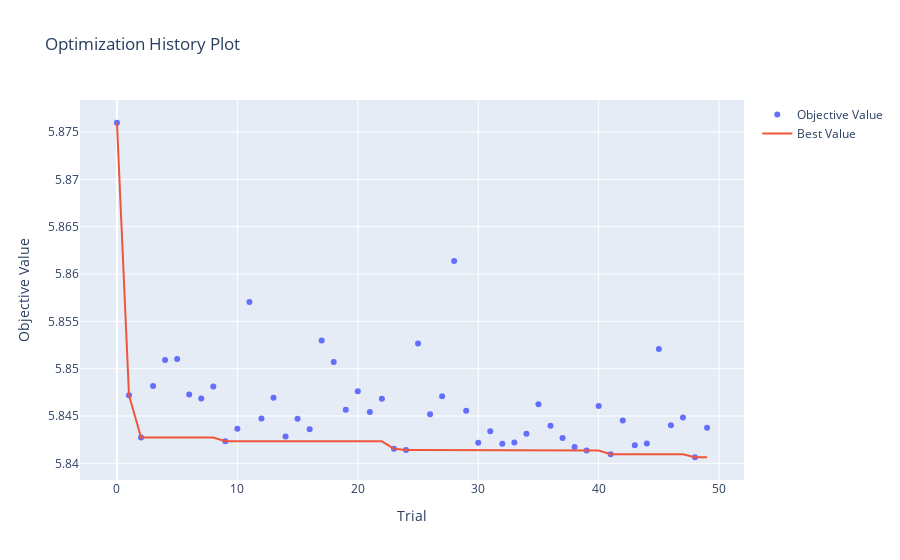
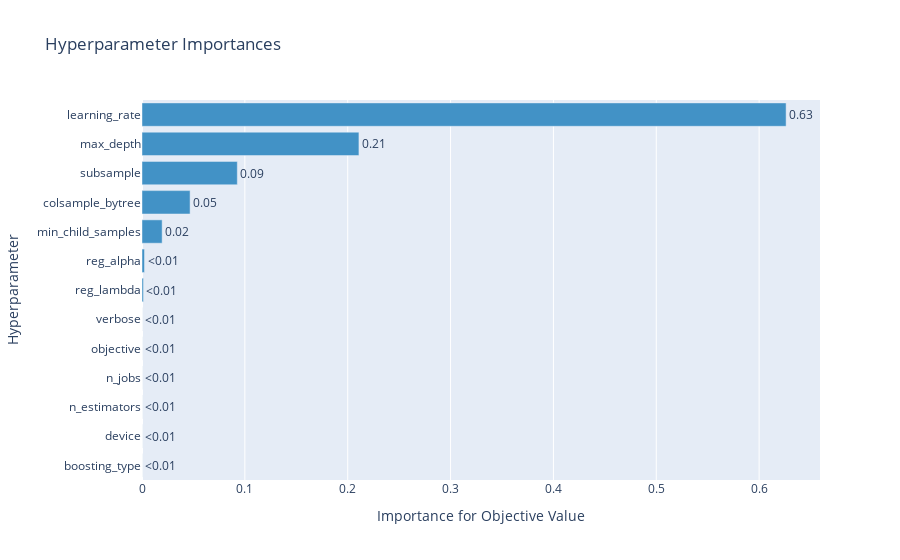
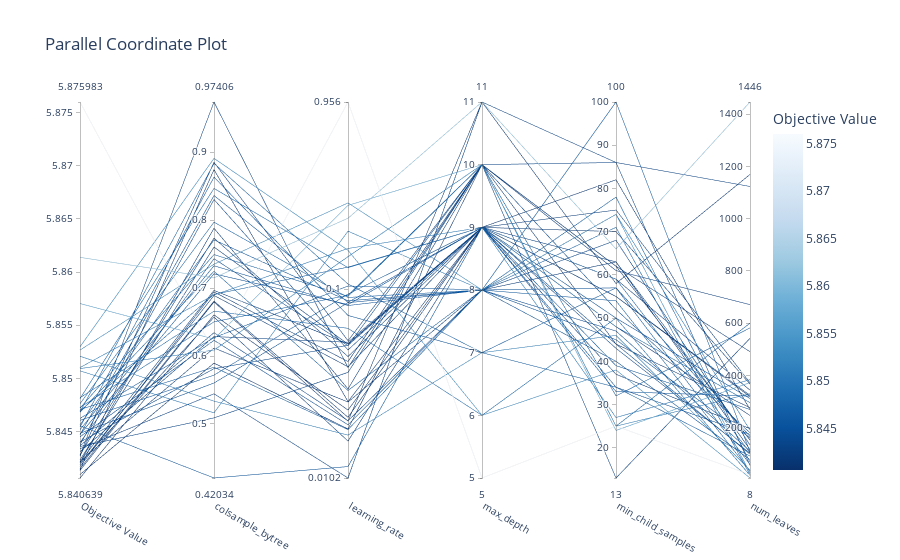

The code cell stored with these charts, in order, in its notebook:
### Markdown cell above
### Ploting Hyperparameter Tuning Results

### Code cell
if CFG.HYPERTUNE:
    plot_optimization_history(study).show()
    if CFG.N_TRIALS > 1:
        plot_param_importances(study).show()
        plot_parallel_coordinate(
            study, 
            params=["max_depth", "num_leaves", "learning_rate", "colsample_bytree", "min_child_samples"]
        ).show()

### Figure 1 — Plotly figure (JSON) as saved in the notebook; plotly's stock layout.template omitted (floating-point values rounded to 4 significant figures)
{"data": [{"mode": "markers", "name": "Objective Value", "type": "scatter", "x": [0, 1, 2, 3, 4, 5, 6, 7, 8, 9, 10, 11, 12, 13, 14, 15, 16, 17, 18, 19, 20, 21, 22, 23, 24, 25, 26, 27, 28, 29, 30, 31, 32, 33, 34, 35, 36, 37, 38, 39, 40, 41, 42, 43, 44, 45, 46, 47, 48, 49], "y": [5.876, 5.847, 5.843, 5.848, 5.851, 5.851, 5.847, 5.847, 5.848, 5.842, 5.844, 5.857, 5.845, 5.847, 5.843, 5.845, 5.844, 5.853, 5.851, 5.846, 5.848, 5.845, 5.847, 5.842, 5.841, 5.853, 5.845, 5.847, 5.861, 5.846, 5.842, 5.843, 5.842, 5.842, 5.843, 5.846, 5.844, 5.843, 5.842, 5.841, 5.846, 5.841, 5.845, 5.842, 5.842, 5.852, 5.844, 5.845, 5.841, 5.844]}, {"mode": "lines", "name": "Best Value", "type": "scatter", "x": [0, 1, 2, 3, 4, 5, 6, 7, 8, 9, 10, 11, 12, 13, 14, 15, 16, 17, 18, 19, 20, 21, 22, 23, 24, 25, 26, 27, 28, 29, 30, 31, 32, 33, 34, 35, 36, 37, 38, 39, 40, 41, 42, 43, 44, 45, 46, 47, 48, 49], "y": [5.876, 5.847, 5.843, 5.843, 5.843, 5.843, 5.843, 5.843, 5.843, 5.842, 5.842, 5.842, 5.842, 5.842, 5.842, 5.842, 5.842, 5.842, 5.842, 5.842, 5.842, 5.842, 5.842, 5.842, 5.841, 5.841, 5.841, 5.841, 5.841, 5.841, 5.841, 5.841, 5.841, 5.841, 5.841, 5.841, 5.841, 5.841, 5.841, 5.841, 5.841, 5.841, 5.841, 5.841, 5.841, 5.841, 5.841, 5.841, 5.841, 5.841]}, {"marker": {"color": "#cccccc"}, "mode": "markers", "name": "Infeasible Trial", "showlegend": false, "type": "scatter", "x": [], "y": []}], "layout": {"title": {"text": "Optimization History Plot"}, "xaxis": {"title": {"text": "Trial"}}, "yaxis": {"title": {"text": "Objective Value"}}}}

### Figure 2 — Plotly figure (JSON) as saved in the notebook; plotly's stock layout.template omitted (floating-point values rounded to 4 significant figures)
{"data": [{"cliponaxis": false, "hovertemplate": ["boosting_type (CategoricalDistribution): 0.0<extra></extra>", "device (CategoricalDistribution): 0.0<extra></extra>", "n_estimators (CategoricalDistribution): 0.0<extra></extra>", "n_jobs (CategoricalDistribution): 0.0<extra></extra>", "objective (CategoricalDistribution): 0.0<extra></extra>", "verbose (CategoricalDistribution): 0.0<extra></extra>", "reg_lambda (FloatDistribution): 0.0014113433386142358<extra></extra>", "reg_alpha (FloatDistribution): 0.00243133937617464<extra></extra>", "min_child_samples (IntDistribution): 0.019586611988340878<extra></extra>", "colsample_bytree (FloatDistribution): 0.04675230220859802<extra></extra>", "subsample (FloatDistribution): 0.09267798128666141<extra></extra>", "max_depth (IntDistribution): 0.21091362534876607<extra></extra>", "learning_rate (FloatDistribution): 0.6262267964528447<extra></extra>"], "marker": {"color": "rgb(66,146,198)"}, "orientation": "h", "text": ["<0.01", "<0.01", "<0.01", "<0.01", "<0.01", "<0.01", "<0.01", "<0.01", "0.02", "0.05", "0.09", "0.21", "0.63"], "textposition": "outside", "type": "bar", "x": [0, 0, 0, 0, 0, 0, 0.001411, 0.002431, 0.01959, 0.04675, 0.09268, 0.2109, 0.6262], "y": ["boosting_type", "device", "n_estimators", "n_jobs", "objective", "verbose", "reg_lambda", "reg_alpha", "min_child_samples", "colsample_bytree", "subsample", "max_depth", "learning_rate"]}], "layout": {"showlegend": false, "title": {"text": "Hyperparameter Importances"}, "xaxis": {"title": {"text": "Importance for Objective Value"}}, "yaxis": {"title": {"text": "Hyperparameter"}}}}

### Figure 3 — Plotly figure (JSON) as saved in the notebook; plotly's stock layout.template omitted (floating-point values rounded to 4 significant figures)
{"data": [{"dimensions": [{"label": "Objective Value", "range": [5.841, 5.876], "values": [5.876, 5.847, 5.843, 5.848, 5.851, 5.851, 5.847, 5.847, 5.848, 5.842, 5.844, 5.857, 5.845, 5.847, 5.843, 5.845, 5.844, 5.853, 5.851, 5.846, 5.848, 5.845, 5.847, 5.842, 5.841, 5.853, 5.845, 5.847, 5.861, 5.846, 5.842, 5.843, 5.842, 5.842, 5.843, 5.846, 5.844, 5.843, 5.842, 5.841, 5.846, 5.841, 5.845, 5.842, 5.842, 5.852, 5.844, 5.845, 5.841, 5.844]}, {"label": "colsample_bytree", "range": [0.4203, 0.9741], "values": [0.6062, 0.7493, 0.9741, 0.6661, 0.6087, 0.6899, 0.6504, 0.8836, 0.8468, 0.7605, 0.6344, 0.6249, 0.721, 0.6908, 0.7736, 0.8363, 0.5089, 0.8911, 0.5163, 0.771, 0.7971, 0.8635, 0.7247, 0.6809, 0.8745, 0.7352, 0.7328, 0.5835, 0.7151, 0.4203, 0.6966, 0.5444, 0.6572, 0.6117, 0.6287, 0.6271, 0.7433, 0.8853, 0.6943, 0.6796, 0.5718, 0.5895, 0.6231, 0.6891, 0.7881, 0.5335, 0.5814, 0.5603, 0.6606, 0.8304]}, {"label": "learning_rate", "range": [-1.989, -0.01948], "ticktext": ["0.0102", "0.1", "0.956"], "tickvals": [-1.989, -1, -0.01948], "values": [-0.01948, -1.038, -1.411, -1.205, -0.8299, -0.7869, -1.032, -0.973, -0.8872, -1.288, -1.69, -0.5612, -1.081, -0.8847, -1.353, -1.069, -1.436, -0.7964, -0.6963, -1.061, -1.044, -1.138, -1.531, -1.671, -1.589, -0.5481, -1.086, -1.736, -0.6286, -1.929, -1.286, -1.989, -1.796, -1.591, -1.278, -0.9837, -1.296, -1.27, -1.379, -1.692, -1.026, -1.732, -1.711, -1.407, -1.523, -1.765, -1.294, -1.071, -1.634, -1.318]}, {"label": "max_depth", "range": [5, 11], "values": [5, 10, 10, 6, 10, 9, 10, 7, 9, 9, 8, 10, 9, 9, 9, 9, 10, 6, 8, 8, 8, 7, 8, 9, 9, 8, 8, 8, 11, 9, 9, 11, 9, 8, 9, 8, 10, 10, 10, 11, 9, 10, 8, 9, 10, 7, 9, 8, 9, 9]}, {"label": "min_child_samples", "range": [13, 100], "values": [25, 32, 13, 50, 25, 27, 25, 34, 48, 75, 68, 24, 34, 59, 55, 50, 86, 38, 74, 45, 71, 57, 54, 48, 82, 74, 57, 78, 66, 33, 37, 86, 59, 63, 63, 100, 52, 61, 62, 58, 39, 44, 47, 70, 62, 46, 44, 40, 55, 43]}, {"label": "num_leaves", "range": [8, 1446], "values": [21, 582, 542, 18, 330, 384, 600, 92, 296, 372, 134, 373, 175, 105, 324, 312, 56, 8, 191, 162, 20, 60, 35, 247, 270, 27, 167, 68, 1446, 321, 197, 1123, 344, 117, 153, 108, 181, 671, 491, 1169, 270, 277, 111, 367, 154, 38, 99, 78, 319, 103]}], "labelangle": 30, "labelside": "bottom", "line": {"color": [5.876, 5.847, 5.843, 5.848, 5.851, 5.851, 5.847, 5.847, 5.848, 5.842, 5.844, 5.857, 5.845, 5.847, 5.843, 5.845, 5.844, 5.853, 5.851, 5.846, 5.848, 5.845, 5.847, 5.842, 5.841, 5.853, 5.845, 5.847, 5.861, 5.846, 5.842, 5.843, 5.842, 5.842, 5.843, 5.846, 5.844, 5.843, 5.842, 5.841, 5.846, 5.841, 5.845, 5.842, 5.842, 5.852, 5.844, 5.845, 5.841, 5.844], "colorbar": {"title": {"text": "Objective Value"}}, "colorscale": [[0, "rgb(247,251,255)"], [0.125, "rgb(222,235,247)"], [0.25, "rgb(198,219,239)"], [0.375, "rgb(158,202,225)"], [0.5, "rgb(107,174,214)"], [0.625, "rgb(66,146,198)"], [0.75, "rgb(33,113,181)"], [0.875, "rgb(8,81,156)"], [1, "rgb(8,48,107)"]], "reversescale": true, "showscale": true}, "type": "parcoords"}], "layout": {"title": {"text": "Parallel Coordinate Plot"}}}
